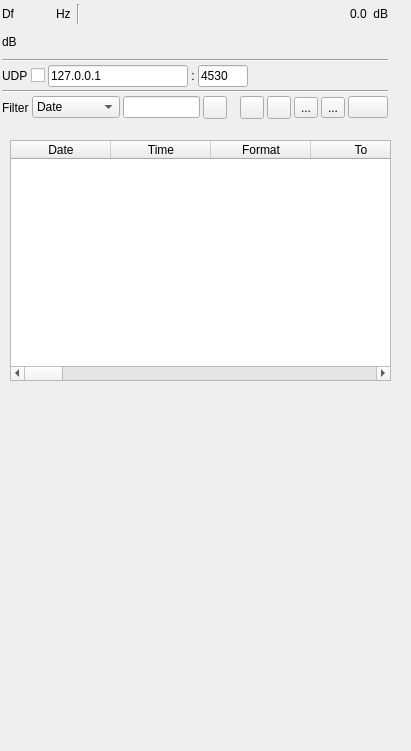
<?xml version="1.0" encoding="UTF-8"?>
<ui version="4.0">
 <class>DSCDemodGUI</class>
 <widget class="RollupContents" name="DSCDemodGUI">
  <property name="geometry">
   <rect>
    <x>0</x>
    <y>0</y>
    <width>411</width>
    <height>751</height>
   </rect>
  </property>
  <property name="sizePolicy">
   <sizepolicy hsizetype="Expanding" vsizetype="Expanding">
    <horstretch>0</horstretch>
    <verstretch>0</verstretch>
   </sizepolicy>
  </property>
  <property name="minimumSize">
   <size>
    <width>352</width>
    <height>0</height>
   </size>
  </property>
  <property name="font">
   <font>
    <family>Liberation Sans</family>
    <pointsize>9</pointsize>
   </font>
  </property>
  <property name="focusPolicy">
   <enum>Qt::StrongFocus</enum>
  </property>
  <property name="windowTitle">
   <string>Packet Demodulator</string>
  </property>
  <widget class="QWidget" name="settingsContainer" native="true">
   <property name="geometry">
    <rect>
     <x>0</x>
     <y>0</y>
     <width>390</width>
     <height>121</height>
    </rect>
   </property>
   <property name="minimumSize">
    <size>
     <width>350</width>
     <height>0</height>
    </size>
   </property>
   <property name="windowTitle">
    <string>Settings</string>
   </property>
   <layout class="QVBoxLayout" name="verticalLayout">
    <property name="spacing">
     <number>3</number>
    </property>
    <property name="leftMargin">
     <number>2</number>
    </property>
    <property name="topMargin">
     <number>2</number>
    </property>
    <property name="rightMargin">
     <number>2</number>
    </property>
    <property name="bottomMargin">
     <number>2</number>
    </property>
    <item>
     <layout class="QHBoxLayout" name="powLayout">
      <property name="topMargin">
       <number>2</number>
      </property>
      <item>
       <widget class="QLabel" name="deltaFrequencyLabel">
        <property name="minimumSize">
         <size>
          <width>16</width>
          <height>0</height>
         </size>
        </property>
        <property name="text">
         <string>Df</string>
        </property>
       </widget>
      </item>
      <item>
       <widget class="ValueDialZ" name="deltaFrequency" native="true">
        <property name="sizePolicy">
         <sizepolicy hsizetype="Maximum" vsizetype="Maximum">
          <horstretch>0</horstretch>
          <verstretch>0</verstretch>
         </sizepolicy>
        </property>
        <property name="minimumSize">
         <size>
          <width>32</width>
          <height>16</height>
         </size>
        </property>
        <property name="font">
         <font>
          <family>Liberation Mono</family>
          <pointsize>12</pointsize>
         </font>
        </property>
        <property name="cursor">
         <cursorShape>PointingHandCursor</cursorShape>
        </property>
        <property name="focusPolicy">
         <enum>Qt::StrongFocus</enum>
        </property>
        <property name="toolTip">
         <string>Demod shift frequency from center in Hz</string>
        </property>
       </widget>
      </item>
      <item>
       <widget class="QLabel" name="deltaUnits">
        <property name="text">
         <string>Hz </string>
        </property>
       </widget>
      </item>
      <item>
       <widget class="Line" name="line">
        <property name="orientation">
         <enum>Qt::Vertical</enum>
        </property>
       </widget>
      </item>
      <item>
       <spacer name="horizontalSpacer">
        <property name="orientation">
         <enum>Qt::Horizontal</enum>
        </property>
        <property name="sizeHint" stdset="0">
         <size>
          <width>40</width>
          <height>20</height>
         </size>
        </property>
       </spacer>
      </item>
      <item>
       <layout class="QHBoxLayout" name="channelPowerLayout">
        <item>
         <widget class="QLabel" name="channelPower">
          <property name="toolTip">
           <string>Channel power</string>
          </property>
          <property name="layoutDirection">
           <enum>Qt::RightToLeft</enum>
          </property>
          <property name="text">
           <string>0.0</string>
          </property>
         </widget>
        </item>
        <item>
         <widget class="QLabel" name="channelPowerUnits">
          <property name="text">
           <string> dB</string>
          </property>
         </widget>
        </item>
       </layout>
      </item>
     </layout>
    </item>
    <item>
     <layout class="QHBoxLayout" name="powerLayout">
      <item>
       <widget class="QLabel" name="channelPowerMeterUnits">
        <property name="text">
         <string>dB</string>
        </property>
       </widget>
      </item>
      <item>
       <widget class="LevelMeterSignalDB" name="channelPowerMeter" native="true">
        <property name="sizePolicy">
         <sizepolicy hsizetype="Expanding" vsizetype="MinimumExpanding">
          <horstretch>0</horstretch>
          <verstretch>0</verstretch>
         </sizepolicy>
        </property>
        <property name="minimumSize">
         <size>
          <width>0</width>
          <height>24</height>
         </size>
        </property>
        <property name="font">
         <font>
          <family>Liberation Mono</family>
          <pointsize>8</pointsize>
         </font>
        </property>
        <property name="toolTip">
         <string>Level meter (dB) top trace: average, bottom trace: instantaneous peak, tip: peak hold</string>
        </property>
       </widget>
      </item>
     </layout>
    </item>
    <item>
     <widget class="Line" name="line_5">
      <property name="orientation">
       <enum>Qt::Horizontal</enum>
      </property>
     </widget>
    </item>
    <item>
     <layout class="QHBoxLayout" name="udpLayout">
      <item>
       <widget class="QLabel" name="udpLabel">
        <property name="text">
         <string>UDP</string>
        </property>
       </widget>
      </item>
      <item>
       <widget class="QCheckBox" name="udpEnabled">
        <property name="toolTip">
         <string>Send messages via UDP</string>
        </property>
        <property name="layoutDirection">
         <enum>Qt::RightToLeft</enum>
        </property>
        <property name="text">
         <string/>
        </property>
       </widget>
      </item>
      <item>
       <widget class="QLineEdit" name="udpAddress">
        <property name="minimumSize">
         <size>
          <width>120</width>
          <height>0</height>
         </size>
        </property>
        <property name="focusPolicy">
         <enum>Qt::ClickFocus</enum>
        </property>
        <property name="toolTip">
         <string>Destination UDP address</string>
        </property>
        <property name="inputMask">
         <string/>
        </property>
        <property name="text">
         <string>127.0.0.1</string>
        </property>
       </widget>
      </item>
      <item>
       <widget class="QLabel" name="udpSeparator">
        <property name="text">
         <string>:</string>
        </property>
        <property name="alignment">
         <set>Qt::AlignCenter</set>
        </property>
       </widget>
      </item>
      <item>
       <widget class="QLineEdit" name="udpPort">
        <property name="minimumSize">
         <size>
          <width>50</width>
          <height>0</height>
         </size>
        </property>
        <property name="maximumSize">
         <size>
          <width>50</width>
          <height>16777215</height>
         </size>
        </property>
        <property name="focusPolicy">
         <enum>Qt::ClickFocus</enum>
        </property>
        <property name="toolTip">
         <string>Destination UDP port</string>
        </property>
        <property name="inputMask">
         <string>00000</string>
        </property>
        <property name="text">
         <string>4530</string>
        </property>
       </widget>
      </item>
      <item>
       <spacer name="udpSpacer">
        <property name="orientation">
         <enum>Qt::Horizontal</enum>
        </property>
        <property name="sizeHint" stdset="0">
         <size>
          <width>40</width>
          <height>20</height>
         </size>
        </property>
       </spacer>
      </item>
     </layout>
    </item>
    <item>
     <widget class="Line" name="line_3">
      <property name="orientation">
       <enum>Qt::Horizontal</enum>
      </property>
     </widget>
    </item>
    <item>
     <layout class="QHBoxLayout" name="toolbarLayout">
      <item>
       <widget class="QLabel" name="filterLabel">
        <property name="text">
         <string>Filter</string>
        </property>
       </widget>
      </item>
      <item>
       <widget class="QComboBox" name="filterColumn">
        <property name="sizePolicy">
         <sizepolicy hsizetype="Expanding" vsizetype="Fixed">
          <horstretch>0</horstretch>
          <verstretch>0</verstretch>
         </sizepolicy>
        </property>
        <property name="minimumSize">
         <size>
          <width>80</width>
          <height>0</height>
         </size>
        </property>
        <property name="toolTip">
         <string>Display messages only from the specified station</string>
        </property>
        <item>
         <property name="text">
          <string>Date</string>
         </property>
        </item>
        <item>
         <property name="text">
          <string>Time</string>
         </property>
        </item>
        <item>
         <property name="text">
          <string>Format</string>
         </property>
        </item>
        <item>
         <property name="text">
          <string>To</string>
         </property>
        </item>
        <item>
         <property name="text">
          <string>To Country</string>
         </property>
        </item>
        <item>
         <property name="text">
          <string>To Type</string>
         </property>
        </item>
        <item>
         <property name="text">
          <string>To Name</string>
         </property>
        </item>
        <item>
         <property name="text">
          <string>Category</string>
         </property>
        </item>
        <item>
         <property name="text">
          <string>From</string>
         </property>
        </item>
        <item>
         <property name="text">
          <string>From Country</string>
         </property>
        </item>
        <item>
         <property name="text">
          <string>From Type</string>
         </property>
        </item>
        <item>
         <property name="text">
          <string>From Name</string>
         </property>
        </item>
        <item>
         <property name="text">
          <string>Range</string>
         </property>
        </item>
        <item>
         <property name="text">
          <string>Telecommand 1</string>
         </property>
        </item>
        <item>
         <property name="text">
          <string>Telecommand 2</string>
         </property>
        </item>
        <item>
         <property name="text">
          <string>RX</string>
         </property>
        </item>
        <item>
         <property name="text">
          <string>TX</string>
         </property>
        </item>
        <item>
         <property name="text">
          <string>Position</string>
         </property>
        </item>
        <item>
         <property name="text">
          <string>Distress Id</string>
         </property>
        </item>
        <item>
         <property name="text">
          <string>Distress</string>
         </property>
        </item>
        <item>
         <property name="text">
          <string>Number</string>
         </property>
        </item>
        <item>
         <property name="text">
          <string>Time</string>
         </property>
        </item>
        <item>
         <property name="text">
          <string>Comms</string>
         </property>
        </item>
        <item>
         <property name="text">
          <string>EOS</string>
         </property>
        </item>
        <item>
         <property name="text">
          <string>ECC</string>
         </property>
        </item>
        <item>
         <property name="text">
          <string>Errors</string>
         </property>
        </item>
        <item>
         <property name="text">
          <string>Valid</string>
         </property>
        </item>
        <item>
         <property name="text">
          <string>RSSI</string>
         </property>
        </item>
       </widget>
      </item>
      <item>
       <widget class="QLineEdit" name="filter">
        <property name="toolTip">
         <string>Filter regular expression</string>
        </property>
       </widget>
      </item>
      <item>
       <widget class="ButtonSwitch" name="filterInvalid">
        <property name="maximumSize">
         <size>
          <width>24</width>
          <height>16777215</height>
         </size>
        </property>
        <property name="toolTip">
         <string>When checked, invalid messages are filtered from the table</string>
        </property>
        <property name="text">
         <string/>
        </property>
        <property name="icon">
         <iconset resource="../../../sdrgui/resources/res.qrc">
          <normaloff>:/funnel.png</normaloff>:/funnel.png</iconset>
        </property>
       </widget>
      </item>
      <item>
       <spacer name="toolbarSpacer">
        <property name="orientation">
         <enum>Qt::Horizontal</enum>
        </property>
        <property name="sizeHint" stdset="0">
         <size>
          <width>40</width>
          <height>20</height>
         </size>
        </property>
       </spacer>
      </item>
      <item>
       <widget class="ButtonSwitch" name="feed">
        <property name="maximumSize">
         <size>
          <width>24</width>
          <height>16777215</height>
         </size>
        </property>
        <property name="toolTip">
         <string>Feed messages to yaddnet.org</string>
        </property>
        <property name="text">
         <string/>
        </property>
        <property name="icon">
         <iconset resource="../../../sdrgui/resources/res.qrc">
          <normaloff>:/txon.png</normaloff>:/txon.png</iconset>
        </property>
       </widget>
      </item>
      <item>
       <widget class="ButtonSwitch" name="logEnable">
        <property name="maximumSize">
         <size>
          <width>24</width>
          <height>16777215</height>
         </size>
        </property>
        <property name="toolTip">
         <string>Start/stop logging of received messages to .csv file</string>
        </property>
        <property name="text">
         <string/>
        </property>
        <property name="icon">
         <iconset resource="../../../sdrgui/resources/res.qrc">
          <normaloff>:/record_off.png</normaloff>:/record_off.png</iconset>
        </property>
       </widget>
      </item>
      <item>
       <widget class="QToolButton" name="logFilename">
        <property name="toolTip">
         <string>Set log .csv filename</string>
        </property>
        <property name="text">
         <string>...</string>
        </property>
        <property name="icon">
         <iconset resource="../../../sdrgui/resources/res.qrc">
          <normaloff>:/save.png</normaloff>:/save.png</iconset>
        </property>
        <property name="checkable">
         <bool>false</bool>
        </property>
       </widget>
      </item>
      <item>
       <widget class="QToolButton" name="logOpen">
        <property name="toolTip">
         <string>Read messages from .csv log file</string>
        </property>
        <property name="text">
         <string>...</string>
        </property>
        <property name="icon">
         <iconset resource="../../../sdrgui/resources/res.qrc">
          <normaloff>:/load.png</normaloff>:/load.png</iconset>
        </property>
        <property name="checkable">
         <bool>false</bool>
        </property>
       </widget>
      </item>
      <item>
       <widget class="QPushButton" name="clearTable">
        <property name="toolTip">
         <string>Clear messages</string>
        </property>
        <property name="text">
         <string/>
        </property>
        <property name="icon">
         <iconset resource="../../../sdrgui/resources/res.qrc">
          <normaloff>:/bin.png</normaloff>:/bin.png</iconset>
        </property>
       </widget>
      </item>
     </layout>
    </item>
   </layout>
  </widget>
  <widget class="QWidget" name="dataContainer" native="true">
   <property name="geometry">
    <rect>
     <x>10</x>
     <y>140</y>
     <width>381</width>
     <height>241</height>
    </rect>
   </property>
   <property name="sizePolicy">
    <sizepolicy hsizetype="Expanding" vsizetype="Expanding">
     <horstretch>0</horstretch>
     <verstretch>0</verstretch>
    </sizepolicy>
   </property>
   <property name="windowTitle">
    <string>Received Messages</string>
   </property>
   <layout class="QHBoxLayout" name="horizontalLayout">
    <item>
     <widget class="QTableWidget" name="messages">
      <property name="toolTip">
       <string>Received messages</string>
      </property>
      <property name="editTriggers">
       <set>QAbstractItemView::NoEditTriggers</set>
      </property>
      <column>
       <property name="text">
        <string>Date</string>
       </property>
       <property name="toolTip">
        <string>Local date message was received</string>
       </property>
      </column>
      <column>
       <property name="text">
        <string>Time</string>
       </property>
       <property name="toolTip">
        <string>Local time message was received</string>
       </property>
      </column>
      <column>
       <property name="text">
        <string>Format</string>
       </property>
       <property name="toolTip">
        <string>Format specifier</string>
       </property>
      </column>
      <column>
       <property name="text">
        <string>To</string>
       </property>
       <property name="toolTip">
        <string>Address (MMSI or coordinates) of who the message is to</string>
       </property>
      </column>
      <column>
       <property name="text">
        <string>Country</string>
       </property>
       <property name="toolTip">
        <string>Country with jurisdiction of the destination of the message</string>
       </property>
      </column>
      <column>
       <property name="text">
        <string>Type</string>
       </property>
       <property name="toolTip">
        <string>MMSI type of the destination of the message</string>
       </property>
      </column>
      <column>
       <property name="text">
        <string>Name</string>
       </property>
       <property name="toolTip">
        <string>Name of the station the message is to</string>
       </property>
      </column>
      <column>
       <property name="text">
        <string>Category</string>
       </property>
       <property name="toolTip">
        <string>Message category</string>
       </property>
      </column>
      <column>
       <property name="text">
        <string>From</string>
       </property>
       <property name="toolTip">
        <string>MMSI of sender of message</string>
       </property>
      </column>
      <column>
       <property name="text">
        <string>Country</string>
       </property>
       <property name="toolTip">
        <string>Country with jurisdiction of the sender of the message</string>
       </property>
      </column>
      <column>
       <property name="text">
        <string>Type</string>
       </property>
       <property name="toolTip">
        <string>MMSI type of the sender of the message</string>
       </property>
      </column>
      <column>
       <property name="text">
        <string>Name</string>
       </property>
       <property name="toolTip">
        <string>Name of the station the message is from</string>
       </property>
      </column>
      <column>
       <property name="text">
        <string>Range (km)</string>
       </property>
       <property name="toolTip">
        <string>Distance in kilometers from My Position to ship's position obtained from aprs.fi</string>
       </property>
      </column>
      <column>
       <property name="text">
        <string>Telecommand 1</string>
       </property>
       <property name="toolTip">
        <string>Telecommand</string>
       </property>
      </column>
      <column>
       <property name="text">
        <string>Telecommand 2</string>
       </property>
       <property name="toolTip">
        <string>Telecommand</string>
       </property>
      </column>
      <column>
       <property name="text">
        <string>RX</string>
       </property>
       <property name="toolTip">
        <string>RX frequency (Hz) or channel</string>
       </property>
      </column>
      <column>
       <property name="text">
        <string>TX</string>
       </property>
       <property name="toolTip">
        <string>TX frequency (Hz) or channel</string>
       </property>
      </column>
      <column>
       <property name="text">
        <string>Position</string>
       </property>
       <property name="toolTip">
        <string>Position of ship in degrees and minutes</string>
       </property>
      </column>
      <column>
       <property name="text">
        <string>Distress Id</string>
       </property>
       <property name="toolTip">
        <string>MMSI of ship in distress</string>
       </property>
      </column>
      <column>
       <property name="text">
        <string>Distress</string>
       </property>
       <property name="toolTip">
        <string>Nature of distress</string>
       </property>
      </column>
      <column>
       <property name="text">
        <string>Number</string>
       </property>
       <property name="toolTip">
        <string>Telephone number</string>
       </property>
      </column>
      <column>
       <property name="text">
        <string>Time</string>
       </property>
       <property name="toolTip">
        <string>UTC Time</string>
       </property>
      </column>
      <column>
       <property name="text">
        <string>Comms</string>
       </property>
       <property name="toolTip">
        <string>Subsequent communications</string>
       </property>
      </column>
      <column>
       <property name="text">
        <string>EOS</string>
       </property>
       <property name="toolTip">
        <string>End of Signal</string>
       </property>
      </column>
      <column>
       <property name="text">
        <string>ECC</string>
       </property>
       <property name="toolTip">
        <string>Error checking code</string>
       </property>
      </column>
      <column>
       <property name="text">
        <string>Errors</string>
       </property>
       <property name="toolTip">
        <string>Number of symbols received with errors (which may have been corrected if ECC OK)</string>
       </property>
      </column>
      <column>
       <property name="text">
        <string>Valid</string>
       </property>
       <property name="toolTip">
        <string>Whether the message is determined to be valid (contains no detected errors)</string>
       </property>
      </column>
      <column>
       <property name="text">
        <string>RSSI</string>
       </property>
       <property name="toolTip">
        <string>Received signal strenth indicator (Average power in dBFS)</string>
       </property>
      </column>
     </widget>
    </item>
   </layout>
  </widget>
  <widget class="QWidget" name="scopeContainer" native="true">
   <property name="geometry">
    <rect>
     <x>10</x>
     <y>390</y>
     <width>716</width>
     <height>341</height>
    </rect>
   </property>
   <property name="minimumSize">
    <size>
     <width>714</width>
     <height>0</height>
    </size>
   </property>
   <property name="windowTitle">
    <string>Waveforms</string>
   </property>
   <layout class="QVBoxLayout" name="transmittedLayout_2">
    <property name="spacing">
     <number>2</number>
    </property>
    <property name="leftMargin">
     <number>3</number>
    </property>
    <property name="topMargin">
     <number>3</number>
    </property>
    <property name="rightMargin">
     <number>3</number>
    </property>
    <property name="bottomMargin">
     <number>3</number>
    </property>
    <item>
     <widget class="GLScope" name="glScope" native="true">
      <property name="minimumSize">
       <size>
        <width>200</width>
        <height>250</height>
       </size>
      </property>
      <property name="font">
       <font>
        <family>Liberation Mono</family>
        <pointsize>8</pointsize>
       </font>
      </property>
     </widget>
    </item>
    <item>
     <widget class="GLScopeGUI" name="scopeGUI" native="true"/>
    </item>
   </layout>
  </widget>
 </widget>
 <customwidgets>
  <customwidget>
   <class>ButtonSwitch</class>
   <extends>QToolButton</extends>
   <header>gui/buttonswitch.h</header>
  </customwidget>
  <customwidget>
   <class>RollupContents</class>
   <extends>QWidget</extends>
   <header>gui/rollupcontents.h</header>
   <container>1</container>
  </customwidget>
  <customwidget>
   <class>ValueDialZ</class>
   <extends>QWidget</extends>
   <header>gui/valuedialz.h</header>
   <container>1</container>
  </customwidget>
  <customwidget>
   <class>LevelMeterSignalDB</class>
   <extends>QWidget</extends>
   <header>gui/levelmeter.h</header>
   <container>1</container>
  </customwidget>
  <customwidget>
   <class>GLScope</class>
   <extends>QWidget</extends>
   <header>gui/glscope.h</header>
   <container>1</container>
  </customwidget>
  <customwidget>
   <class>GLScopeGUI</class>
   <extends>QWidget</extends>
   <header>gui/glscopegui.h</header>
   <container>1</container>
  </customwidget>
 </customwidgets>
 <tabstops>
  <tabstop>deltaFrequency</tabstop>
  <tabstop>udpEnabled</tabstop>
  <tabstop>filterColumn</tabstop>
  <tabstop>logEnable</tabstop>
  <tabstop>logFilename</tabstop>
  <tabstop>logOpen</tabstop>
  <tabstop>clearTable</tabstop>
  <tabstop>messages</tabstop>
 </tabstops>
 <resources>
  <include location="../../../sdrgui/resources/res.qrc"/>
 </resources>
 <connections/>
</ui>
